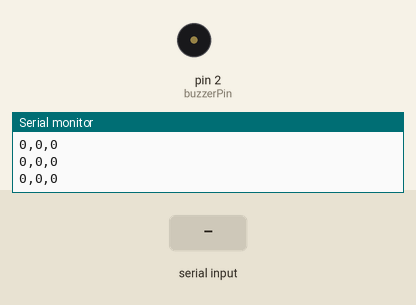
Simulated run of this sketch. Board: Arduino Nano, built with avr-gcc and run on an emulated ATmega328P. On the bench: buzzer (waves = sounding, pin HIGH), the last lines printed to the serial monitor. Inputs (shaded band) come from the test bench.

Above: at 1.0 s.
1.1 s: byte 30 received over Serial
At 2.5 s:
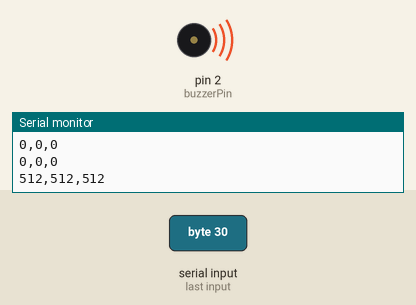
Timing chart, 0 to 4.1 s (numbered marks = the images above; inputs shaded):
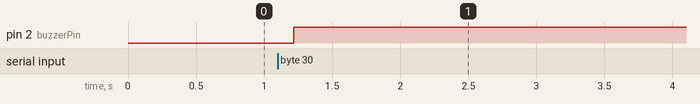

Measured:
- after the input at 1.1 s, pin 2 (buzzerPin): LOW → HIGH after 0.12 s

The sketch:

FinalProject.ino
```cpp
const int numberOfSensors = 3;
const int sensors[] = {A7, A6, A5};
int sensorValues[] = {0, 0, 0};
const int buzzerPin = 2;
int buzzerStatus = LOW;

void setup() {
  Serial.begin(9600);
  pinMode(buzzerPin, OUTPUT);

  establishContact(); // make sure we're communicating
  delay(16);  // small delay
}

void loop() {
  if (Serial.available() > 0) {
    buzzerStatus = Serial.read();
    digitalWrite(buzzerPin, buzzerStatus);

//   ---------------------------------------------------

    for(int i = 0; i < numberOfSensors; i++){
      sensorValues[i] = analogRead(sensors[i]);
      Serial.print(sensorValues[i]);
      if(i < numberOfSensors-1){
        Serial.print(",");
      }
    }
    Serial.println(" ");
  }
}

void establishContact() {
  while (Serial.available() <= 0) {
    Serial.println("0,0,0");   // send an initial string
    delay(300);
  }
}
```
